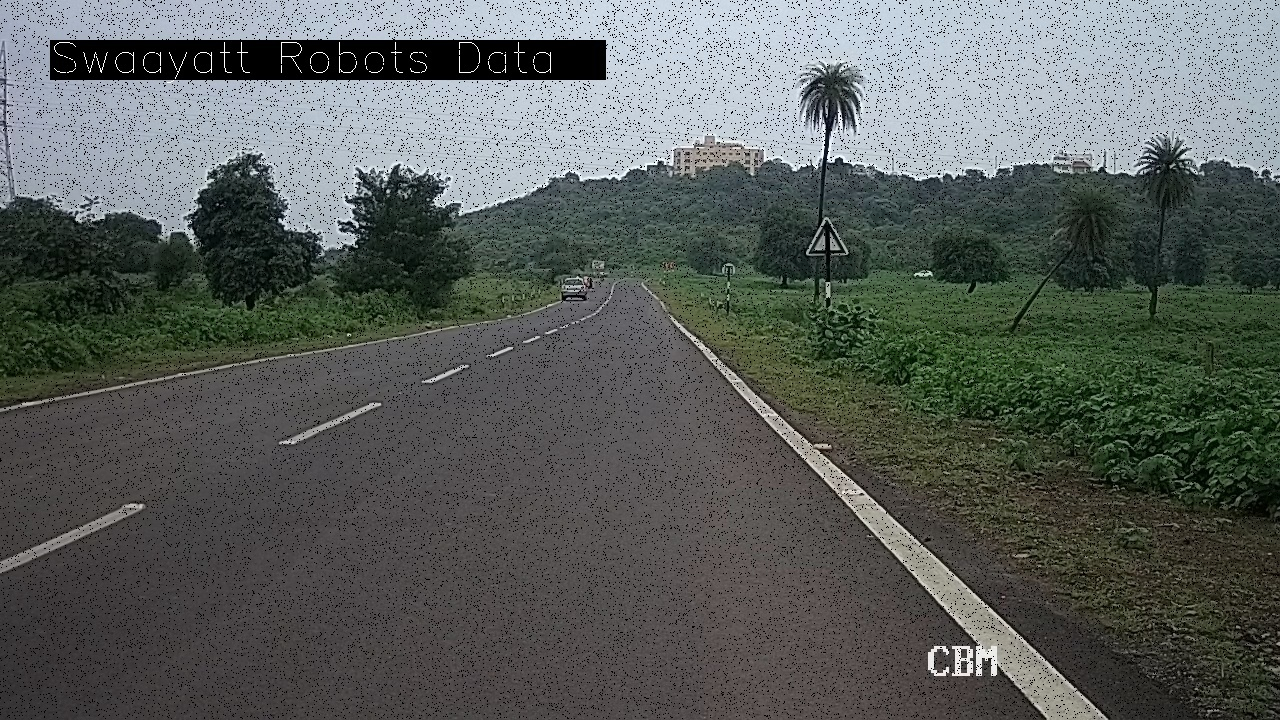
#> input picture Assignment1/InputData/assignment_1.jpg, 1280 x 720 px
$ python coordinates.py
#> lines starting #> are read from the running program, lines starting #| are printed output that depends on the picture; after the words box and inside, x2 and y2 are one past the last pixel; in counts of white or black regions, pixels touching at a corner belong together

# Import Necessary Module
import cv2
import numpy as np

# Load the original image to get the height and weight for reconstruction
image = cv2.imread("InputData/assignment_1.jpg")
#> image is the input picture: shape (720, 1280, 3); mean B, G, R 92.4, 95.4, 90.5
h,w,c = image.shape
#> h = 720; w = 1280; c = 3
print(h,w)
#| 720 1280
# open assignment_1_cartesian_coords.txt in read mode
file = open("InputData/assignment_1_cartesian_coords.txt","r")
#> (reads Assignment1/assignment_1_cartesian_coords.txt from the repository)
c = 0
col = []
row = []
#Convert the coordinates into rows and column of image
for f in file:
    x = f.split(",")
    col.append(int(x[0]))
    row.append(-1 * int(x[1].strip()))
    c += 1
x = max(row)
y = max(col)
# print(row[0])
# print(col[0])
print(x)
print(y)
# print(len(row))
# print(len(col))
file.close()

file1 = open("InputData/RGB_values.txt","r")
#> (reads Assignment1/InputData/RGB_values.txt from the repository)
val = []
for f in file1:
    print(f)
    z = ' '.join(f.split())
    z = z[1:-1].strip()
    z = z.split(" ")
    z =[int(i) for i in z]
    val.append(z)
file1.close()

i = 0
r = np.empty([h,w], dtype=np.uint8)
g = np.empty([h,w], dtype=np.uint8)
b = np.empty([h,w], dtype=np.uint8)
while i < len(row):
    image[row[i]][col[i]][0] = val[i][0]
    image[row[i]][col[i]][1] = val[i][1]
    image[row[i]][col[i]][2] = val[i][2]

    i += 1
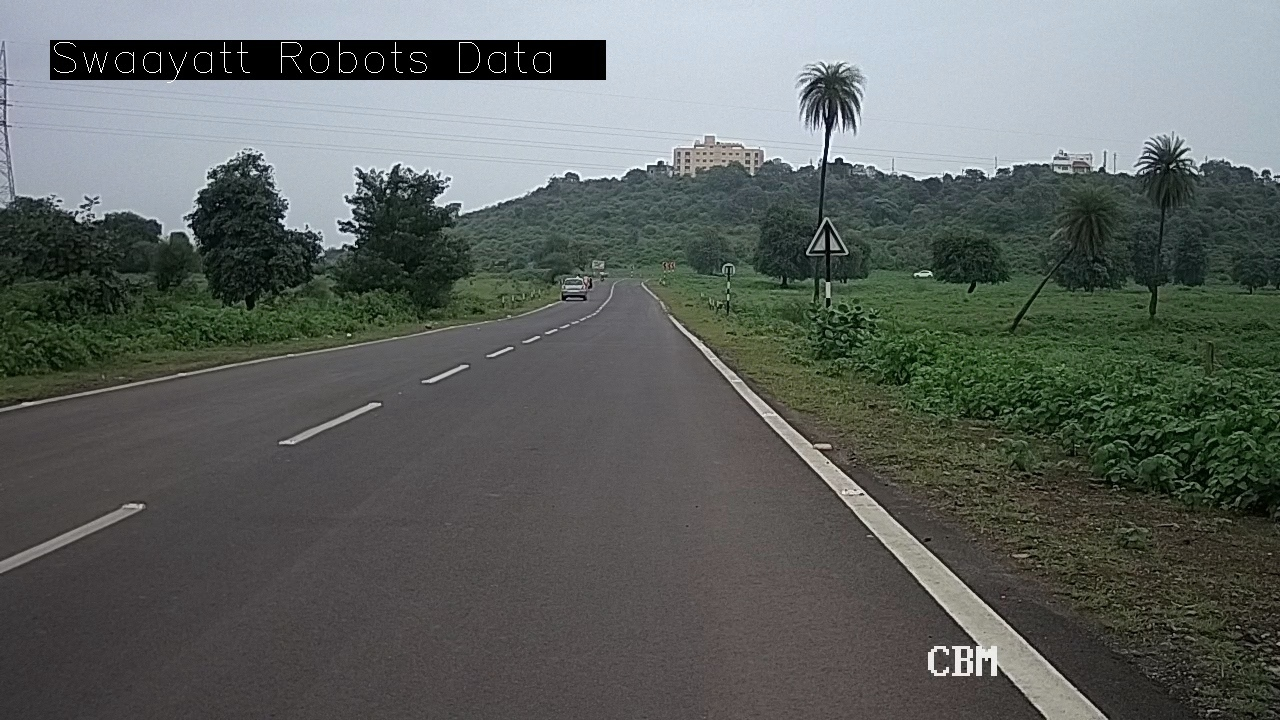
#> image: shape (720, 1280, 3); 4.81% of pixels changed, all inside (x1, y1, x2, y2) = (0, 0, 1279, 719)


cv2.imwrite('Output/r.jpg', image)
cv2.imshow("image", image)
cv2.waitKey(0)
